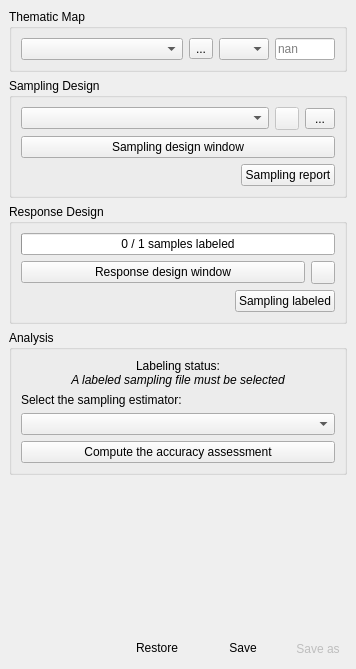
<?xml version="1.0" encoding="UTF-8"?>
<ui version="4.0">
 <class>AcATaMaDockWidgetBase</class>
 <widget class="QDockWidget" name="AcATaMaDockWidgetBase">
  <property name="geometry">
   <rect>
    <x>0</x>
    <y>0</y>
    <width>356</width>
    <height>669</height>
   </rect>
  </property>
  <property name="windowTitle">
   <string>AcATaMa</string>
  </property>
  <widget class="QWidget" name="dockWidgetContents">
   <layout class="QVBoxLayout" name="verticalLayout_22">
    <property name="spacing">
     <number>0</number>
    </property>
    <property name="leftMargin">
     <number>0</number>
    </property>
    <property name="topMargin">
     <number>0</number>
    </property>
    <property name="rightMargin">
     <number>0</number>
    </property>
    <property name="bottomMargin">
     <number>0</number>
    </property>
    <item>
     <widget class="QScrollArea" name="scrollArea">
      <property name="frameShape">
       <enum>QFrame::NoFrame</enum>
      </property>
      <property name="frameShadow">
       <enum>QFrame::Plain</enum>
      </property>
      <property name="lineWidth">
       <number>0</number>
      </property>
      <property name="horizontalScrollBarPolicy">
       <enum>Qt::ScrollBarAlwaysOff</enum>
      </property>
      <property name="widgetResizable">
       <bool>true</bool>
      </property>
      <widget class="QWidget" name="scrollAreaWidgetContents">
       <property name="geometry">
        <rect>
         <x>0</x>
         <y>0</y>
         <width>356</width>
         <height>595</height>
        </rect>
       </property>
       <layout class="QVBoxLayout" name="verticalLayout">
        <item>
         <widget class="QGroupBox" name="QGBox_ThematicMap">
          <property name="title">
           <string>Thematic Map</string>
          </property>
          <layout class="QVBoxLayout" name="verticalLayout_3">
           <item>
            <widget class="QWidget" name="widget_0" native="true">
             <layout class="QHBoxLayout" name="horizontalLayout_11">
              <property name="leftMargin">
               <number>0</number>
              </property>
              <property name="topMargin">
               <number>0</number>
              </property>
              <property name="rightMargin">
               <number>0</number>
              </property>
              <property name="bottomMargin">
               <number>0</number>
              </property>
              <item>
               <widget class="QgsMapLayerComboBox" name="QCBox_ThematicMap">
                <property name="sizePolicy">
                 <sizepolicy hsizetype="Expanding" vsizetype="Fixed">
                  <horstretch>0</horstretch>
                  <verstretch>0</verstretch>
                 </sizepolicy>
                </property>
                <property name="focusPolicy">
                 <enum>Qt::StrongFocus</enum>
                </property>
                <property name="frame">
                 <bool>true</bool>
                </property>
                <property name="allowEmptyLayer">
                 <bool>true</bool>
                </property>
                <property name="showCrs">
                 <bool>false</bool>
                </property>
               </widget>
              </item>
              <item>
               <widget class="QToolButton" name="QPBtn_browseThematicMap">
                <property name="maximumSize">
                 <size>
                  <width>30</width>
                  <height>16777215</height>
                 </size>
                </property>
                <property name="toolTip">
                 <string>Load file</string>
                </property>
                <property name="text">
                 <string>...</string>
                </property>
               </widget>
              </item>
              <item>
               <widget class="QComboBox" name="QCBox_band_ThematicMap">
                <property name="maximumSize">
                 <size>
                  <width>50</width>
                  <height>16777215</height>
                 </size>
                </property>
                <property name="toolTip">
                 <string>Band</string>
                </property>
               </widget>
              </item>
              <item>
               <widget class="QLineEdit" name="nodata_ThematicMap">
                <property name="maximumSize">
                 <size>
                  <width>60</width>
                  <height>16777215</height>
                 </size>
                </property>
                <property name="toolTip">
                 <string>Nodata Value.
It set automatically from image if the layer has the nodata value set.</string>
                </property>
                <property name="placeholderText">
                 <string>nan</string>
                </property>
               </widget>
              </item>
             </layout>
            </widget>
           </item>
          </layout>
         </widget>
        </item>
        <item>
         <widget class="QGroupBox" name="QGBox_SamplingDesign">
          <property name="title">
           <string>Sampling Design</string>
          </property>
          <layout class="QVBoxLayout" name="verticalLayout_6">
           <item>
            <widget class="QWidget" name="widget_4" native="true">
             <layout class="QVBoxLayout" name="verticalLayout_8">
              <property name="spacing">
               <number>6</number>
              </property>
              <property name="leftMargin">
               <number>0</number>
              </property>
              <property name="topMargin">
               <number>0</number>
              </property>
              <property name="rightMargin">
               <number>0</number>
              </property>
              <property name="bottomMargin">
               <number>0</number>
              </property>
              <item>
               <widget class="QWidget" name="widget_sampling_file" native="true">
                <layout class="QHBoxLayout" name="horizontalLayout_26">
                 <property name="leftMargin">
                  <number>0</number>
                 </property>
                 <property name="topMargin">
                  <number>0</number>
                 </property>
                 <property name="rightMargin">
                  <number>0</number>
                 </property>
                 <property name="bottomMargin">
                  <number>0</number>
                 </property>
                 <item>
                  <widget class="QgsMapLayerComboBox" name="QCBox_SamplingFile">
                   <property name="sizePolicy">
                    <sizepolicy hsizetype="Ignored" vsizetype="Fixed">
                     <horstretch>0</horstretch>
                     <verstretch>0</verstretch>
                    </sizepolicy>
                   </property>
                   <property name="focusPolicy">
                    <enum>Qt::StrongFocus</enum>
                   </property>
                   <property name="toolTip">
                    <string>&lt;html&gt;&lt;head/&gt;&lt;body&gt;&lt;p&gt;Sample file to work with. Select an existing sample file or create a new one in the Sampling design window&lt;/p&gt;&lt;/body&gt;&lt;/html&gt;</string>
                   </property>
                   <property name="editable">
                    <bool>false</bool>
                   </property>
                   <property name="allowEmptyLayer">
                    <bool>true</bool>
                   </property>
                  </widget>
                 </item>
                 <item>
                  <widget class="QToolButton" name="QPBtn_reloadSamplingFile">
                   <property name="enabled">
                    <bool>false</bool>
                   </property>
                   <property name="sizePolicy">
                    <sizepolicy hsizetype="Fixed" vsizetype="Preferred">
                     <horstretch>0</horstretch>
                     <verstretch>0</verstretch>
                    </sizepolicy>
                   </property>
                   <property name="toolTip">
                    <string>Reload the sampling file if it has had changes (moved/added/removed points)</string>
                   </property>
                   <property name="text">
                    <string/>
                   </property>
                   <property name="icon">
                    <iconset>
                     <normaloff>:/plugins/AcATaMa/icons/reload.svg</normaloff>:/plugins/AcATaMa/icons/reload.svg</iconset>
                   </property>
                   <property name="toolButtonStyle">
                    <enum>Qt::ToolButtonIconOnly</enum>
                   </property>
                  </widget>
                 </item>
                 <item>
                  <widget class="QToolButton" name="QPBtn_browseSamplingFile">
                   <property name="maximumSize">
                    <size>
                     <width>30</width>
                     <height>16777215</height>
                    </size>
                   </property>
                   <property name="toolTip">
                    <string>Load a sampling file</string>
                   </property>
                   <property name="text">
                    <string>...</string>
                   </property>
                  </widget>
                 </item>
                </layout>
               </widget>
              </item>
             </layout>
            </widget>
           </item>
           <item>
            <widget class="QPushButton" name="QPBtn_OpenSamplingDesignWindow">
             <property name="toolTip">
              <string>Create a new sampling design for the selected thematic map</string>
             </property>
             <property name="text">
              <string>Sampling design window</string>
             </property>
            </widget>
           </item>
           <item>
            <widget class="QWidget" name="widget_3" native="true">
             <layout class="QHBoxLayout" name="horizontalLayout_4">
              <property name="leftMargin">
               <number>0</number>
              </property>
              <property name="topMargin">
               <number>0</number>
              </property>
              <property name="rightMargin">
               <number>0</number>
              </property>
              <property name="bottomMargin">
               <number>0</number>
              </property>
              <item>
               <spacer name="horizontalSpacer_8">
                <property name="orientation">
                 <enum>Qt::Horizontal</enum>
                </property>
                <property name="sizeHint" stdset="0">
                 <size>
                  <width>40</width>
                  <height>20</height>
                 </size>
                </property>
               </spacer>
              </item>
              <item>
               <widget class="QPushButton" name="QPBtn_openSamplingReport">
                <property name="toolTip">
                 <string>&lt;html&gt;&lt;head/&gt;&lt;body&gt;&lt;p&gt;Open the sampling report for the current sample. This report is only for samples that have been generated with AcATaMa. You can save and restore it using the AcATaMa yaml file (version &amp;gt;= 24.10).&lt;/p&gt;&lt;/body&gt;&lt;/html&gt;</string>
                </property>
                <property name="text">
                 <string>Sampling report</string>
                </property>
               </widget>
              </item>
             </layout>
            </widget>
           </item>
          </layout>
         </widget>
        </item>
        <item>
         <widget class="QGroupBox" name="QGBox_ResponseDesign">
          <property name="title">
           <string>Response Design</string>
          </property>
          <layout class="QVBoxLayout" name="verticalLayout_7">
           <item>
            <widget class="QProgressBar" name="QPBar_LabelingStatus">
             <property name="enabled">
              <bool>true</bool>
             </property>
             <property name="toolTip">
              <string>The status of the response design for the selected sample file</string>
             </property>
             <property name="minimum">
              <number>0</number>
             </property>
             <property name="maximum">
              <number>1</number>
             </property>
             <property name="value">
              <number>0</number>
             </property>
             <property name="textVisible">
              <bool>true</bool>
             </property>
             <property name="format">
              <string>%v / %m samples labeled</string>
             </property>
            </widget>
           </item>
           <item>
            <widget class="QWidget" name="widget_5" native="true">
             <layout class="QHBoxLayout" name="horizontalLayout">
              <property name="leftMargin">
               <number>0</number>
              </property>
              <property name="topMargin">
               <number>0</number>
              </property>
              <property name="rightMargin">
               <number>0</number>
              </property>
              <property name="bottomMargin">
               <number>0</number>
              </property>
              <item>
               <widget class="QPushButton" name="QPBtn_OpenResponseDesignWindow">
                <property name="toolTip">
                 <string>Apply response design for the selected sample file</string>
                </property>
                <property name="text">
                 <string>Response design window</string>
                </property>
               </widget>
              </item>
              <item>
               <widget class="QToolButton" name="QPBtn_GridSettings">
                <property name="sizePolicy">
                 <sizepolicy hsizetype="Fixed" vsizetype="Preferred">
                  <horstretch>0</horstretch>
                  <verstretch>0</verstretch>
                 </sizepolicy>
                </property>
                <property name="toolTip">
                 <string>&lt;html&gt;&lt;head/&gt;&lt;body&gt;&lt;p&gt;Setting up the views for the response design window&lt;/p&gt;&lt;/body&gt;&lt;/html&gt;</string>
                </property>
                <property name="text">
                 <string/>
                </property>
                <property name="icon">
                 <iconset>
                  <normaloff>:/plugins/AcATaMa/icons/setup.svg</normaloff>:/plugins/AcATaMa/icons/setup.svg</iconset>
                </property>
                <property name="toolButtonStyle">
                 <enum>Qt::ToolButtonIconOnly</enum>
                </property>
               </widget>
              </item>
             </layout>
            </widget>
           </item>
           <item>
            <widget class="QWidget" name="widget_2" native="true">
             <layout class="QHBoxLayout" name="horizontalLayout_2">
              <property name="leftMargin">
               <number>0</number>
              </property>
              <property name="topMargin">
               <number>0</number>
              </property>
              <property name="rightMargin">
               <number>0</number>
              </property>
              <property name="bottomMargin">
               <number>0</number>
              </property>
              <item>
               <spacer name="horizontalSpacer_7">
                <property name="orientation">
                 <enum>Qt::Horizontal</enum>
                </property>
                <property name="sizeHint" stdset="0">
                 <size>
                  <width>40</width>
                  <height>20</height>
                 </size>
                </property>
               </spacer>
              </item>
              <item>
               <widget class="QPushButton" name="QPBtn_saveSamplingLabeled">
                <property name="toolTip">
                 <string>&lt;html&gt;&lt;head/&gt;&lt;body&gt;&lt;p&gt;(optional) Save the result of response design, the samples labeled with extra columns from the response design process.&lt;/p&gt;&lt;p&gt;Note: This file is for your reference only, not for AcATaMa. If you load this file as a sampling file in AcATaMa, it will not load the classifications stored within it. Labeling information and many other settings are stored exclusively in the YAML configuration file.&lt;/p&gt;&lt;/body&gt;&lt;/html&gt;</string>
                </property>
                <property name="text">
                 <string>Sampling labeled</string>
                </property>
               </widget>
              </item>
             </layout>
            </widget>
           </item>
          </layout>
         </widget>
        </item>
        <item>
         <widget class="QGroupBox" name="QGBox_Analysis">
          <property name="title">
           <string>Analysis</string>
          </property>
          <layout class="QVBoxLayout" name="verticalLayout_5">
           <item>
            <widget class="QWidget" name="widget" native="true">
             <layout class="QVBoxLayout" name="verticalLayout_4">
              <property name="spacing">
               <number>0</number>
              </property>
              <property name="leftMargin">
               <number>0</number>
              </property>
              <property name="topMargin">
               <number>0</number>
              </property>
              <property name="rightMargin">
               <number>0</number>
              </property>
              <property name="bottomMargin">
               <number>0</number>
              </property>
              <item>
               <widget class="QLabel" name="label_2">
                <property name="text">
                 <string>Labeling status:</string>
                </property>
                <property name="alignment">
                 <set>Qt::AlignCenter</set>
                </property>
               </widget>
              </item>
              <item>
               <widget class="QLabel" name="QLabel_SamplingFileStatus">
                <property name="enabled">
                 <bool>true</bool>
                </property>
                <property name="styleSheet">
                 <string notr="true">font: italic</string>
                </property>
                <property name="text">
                 <string>A labeled sampling file must be selected</string>
                </property>
                <property name="alignment">
                 <set>Qt::AlignCenter</set>
                </property>
                <property name="wordWrap">
                 <bool>true</bool>
                </property>
               </widget>
              </item>
             </layout>
            </widget>
           </item>
           <item>
            <widget class="QLabel" name="label_24">
             <property name="text">
              <string>Select the sampling estimator:</string>
             </property>
             <property name="alignment">
              <set>Qt::AlignJustify|Qt::AlignVCenter</set>
             </property>
             <property name="wordWrap">
              <bool>true</bool>
             </property>
            </widget>
           </item>
           <item>
            <widget class="QComboBox" name="QCBox_SamplingEstimator">
             <property name="toolTip">
              <string>&lt;html&gt;&lt;head/&gt;&lt;body&gt;&lt;p&gt;An estimator is a rule by which an estimate of some population characteristic is calculated from the sample results. The selection of an estimator depends on the sampling type generated and the accuracy assessment results depend on it.&lt;/p&gt;&lt;/body&gt;&lt;/html&gt;</string>
             </property>
             <property name="currentIndex">
              <number>-1</number>
             </property>
             <item>
              <property name="text">
               <string>Simple/systematic estimator</string>
              </property>
             </item>
             <item>
              <property name="text">
               <string>Simple/systematic post-stratified estimator</string>
              </property>
             </item>
             <item>
              <property name="text">
               <string>Stratified estimator</string>
              </property>
             </item>
            </widget>
           </item>
           <item>
            <widget class="QPushButton" name="QPBtn_ComputeTheAccurasyAssessment">
             <property name="text">
              <string>Compute the accuracy assessment</string>
             </property>
            </widget>
           </item>
          </layout>
         </widget>
        </item>
        <item>
         <spacer name="verticalSpacer">
          <property name="orientation">
           <enum>Qt::Vertical</enum>
          </property>
          <property name="sizeHint" stdset="0">
           <size>
            <width>295</width>
            <height>0</height>
           </size>
          </property>
         </spacer>
        </item>
       </layout>
      </widget>
     </widget>
    </item>
    <item>
     <widget class="QWidget" name="widget_plugin_info" native="true">
      <layout class="QHBoxLayout" name="horizontalLayout_25">
       <item>
        <widget class="QToolButton" name="QPBtn_PluginInfo">
         <property name="toolTip">
          <string>AcATaMa version</string>
         </property>
         <property name="icon">
          <iconset>
           <normaloff>:/plugins/AcATaMa/icons/acatama.svg</normaloff>:/plugins/AcATaMa/icons/acatama.svg</iconset>
         </property>
         <property name="autoRaise">
          <bool>true</bool>
         </property>
        </widget>
       </item>
       <item>
        <widget class="QToolButton" name="QPBtn_PluginClearReload">
         <property name="sizePolicy">
          <sizepolicy hsizetype="Preferred" vsizetype="Preferred">
           <horstretch>0</horstretch>
           <verstretch>0</verstretch>
          </sizepolicy>
         </property>
         <property name="toolTip">
          <string>Clear all and reload the AcATaMa plugin.</string>
         </property>
         <property name="icon">
          <iconset>
           <normaloff>:/plugins/AcATaMa/icons/clear.svg</normaloff>:/plugins/AcATaMa/icons/clear.svg</iconset>
         </property>
         <property name="toolButtonStyle">
          <enum>Qt::ToolButtonIconOnly</enum>
         </property>
         <property name="autoRaise">
          <bool>true</bool>
         </property>
        </widget>
       </item>
       <item>
        <spacer name="horizontalSpacer_10">
         <property name="orientation">
          <enum>Qt::Horizontal</enum>
         </property>
         <property name="sizeHint" stdset="0">
          <size>
           <width>40</width>
           <height>20</height>
          </size>
         </property>
        </spacer>
       </item>
       <item>
        <widget class="QPushButton" name="QPBtn_RestoreAcatamaConfig">
         <property name="toolTip">
          <string>&lt;html&gt;&lt;head/&gt;&lt;body&gt;&lt;p&gt;&lt;span style=&quot; font-weight:600;&quot;&gt;Restore configuration&lt;/span&gt;&lt;br/&gt;Restore a previous AcATaMa configuration from a YAML file.&lt;/p&gt;&lt;p&gt;It is recommended to &lt;span style=&quot; font-style:italic;&quot;&gt;Clear/Reload&lt;/span&gt; the plugin and (optional) restore the Qgis project before restore an AcATaMa configuration.&lt;/p&gt;&lt;/body&gt;&lt;/html&gt;</string>
         </property>
         <property name="text">
          <string>Restore</string>
         </property>
         <property name="icon">
          <iconset>
           <normaloff>:/plugins/AcATaMa/icons/open.svg</normaloff>:/plugins/AcATaMa/icons/open.svg</iconset>
         </property>
         <property name="flat">
          <bool>true</bool>
         </property>
        </widget>
       </item>
       <item>
        <widget class="QPushButton" name="QPBtn_SaveAcatamaConfig">
         <property name="toolTip">
          <string>&lt;html&gt;&lt;head/&gt;&lt;body&gt;&lt;p&gt;&lt;span style=&quot; font-weight:600;&quot;&gt;Overwrite current file&lt;/span&gt;&lt;br/&gt;Save the current AcATaMa configuration to a YAML file for later restoration.&lt;/p&gt;&lt;p&gt;(Optional) Save the Qgis project along with this configuration file when using remote/network layers.&lt;/p&gt;&lt;/body&gt;&lt;/html&gt;</string>
         </property>
         <property name="text">
          <string>Save</string>
         </property>
         <property name="icon">
          <iconset>
           <normaloff>:/plugins/AcATaMa/icons/save.svg</normaloff>:/plugins/AcATaMa/icons/save.svg</iconset>
         </property>
         <property name="flat">
          <bool>true</bool>
         </property>
        </widget>
       </item>
       <item>
        <widget class="QToolButton" name="QPBtn_SaveAsAcatamaConfig">
         <property name="enabled">
          <bool>false</bool>
         </property>
         <property name="cursor">
          <cursorShape>PointingHandCursor</cursorShape>
         </property>
         <property name="toolTip">
          <string>&lt;html&gt;&lt;head/&gt;&lt;body&gt;&lt;p&gt;&lt;span style=&quot; font-weight:600;&quot;&gt;Save As&lt;/span&gt;&lt;br/&gt;Save the current AcATaMa configuration to a different YAML file.&lt;/p&gt;&lt;/body&gt;&lt;/html&gt;</string>
         </property>
         <property name="text">
          <string>Save as</string>
         </property>
         <property name="icon">
          <iconset>
           <normaloff>:/plugins/AcATaMa/icons/save_as.svg</normaloff>:/plugins/AcATaMa/icons/save_as.svg</iconset>
         </property>
         <property name="toolButtonStyle">
          <enum>Qt::ToolButtonIconOnly</enum>
         </property>
         <property name="autoRaise">
          <bool>true</bool>
         </property>
        </widget>
       </item>
      </layout>
     </widget>
    </item>
   </layout>
  </widget>
 </widget>
 <customwidgets>
  <customwidget>
   <class>QgsMapLayerComboBox</class>
   <extends>QComboBox</extends>
   <header>qgis.gui</header>
  </customwidget>
 </customwidgets>
 <resources/>
 <connections/>
</ui>
